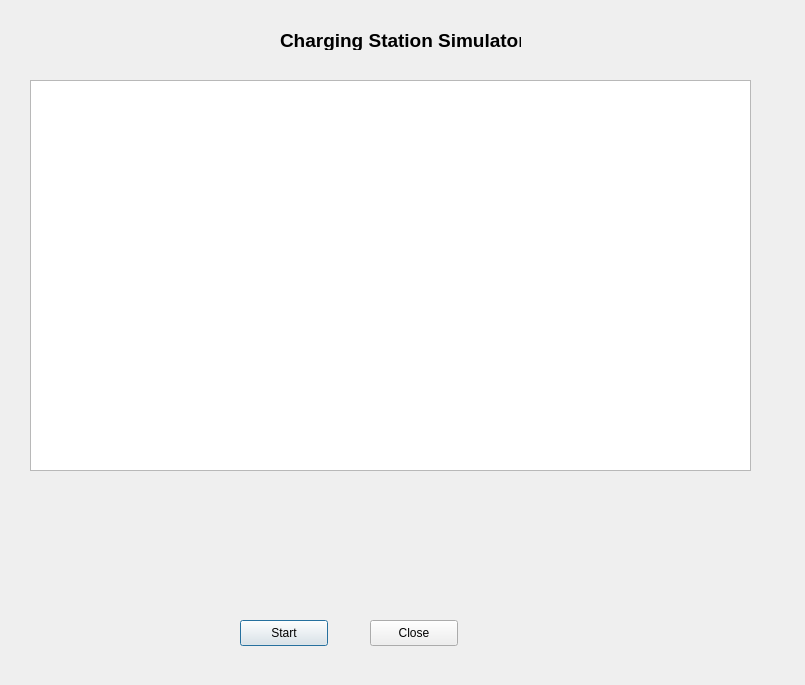
<?xml version="1.0" encoding="UTF-8"?>
<ui version="4.0">
 <class>DialogChargingStation</class>
 <widget class="QDialog" name="DialogChargingStation">
  <property name="geometry">
   <rect>
    <x>0</x>
    <y>0</y>
    <width>805</width>
    <height>685</height>
   </rect>
  </property>
  <property name="windowTitle">
   <string>Dialog</string>
  </property>
  <widget class="QPushButton" name="btnStart">
   <property name="geometry">
    <rect>
     <x>240</x>
     <y>620</y>
     <width>88</width>
     <height>26</height>
    </rect>
   </property>
   <property name="text">
    <string>Start</string>
   </property>
  </widget>
  <widget class="QPushButton" name="btnClose">
   <property name="geometry">
    <rect>
     <x>370</x>
     <y>620</y>
     <width>88</width>
     <height>26</height>
    </rect>
   </property>
   <property name="text">
    <string>Close</string>
   </property>
  </widget>
  <widget class="QTextBrowser" name="textBrowser">
   <property name="geometry">
    <rect>
     <x>30</x>
     <y>80</y>
     <width>721</width>
     <height>391</height>
    </rect>
   </property>
  </widget>
  <widget class="QLabel" name="label">
   <property name="geometry">
    <rect>
     <x>280</x>
     <y>30</y>
     <width>241</width>
     <height>20</height>
    </rect>
   </property>
   <property name="font">
    <font>
     <pointsize>14</pointsize>
     <bold>true</bold>
    </font>
   </property>
   <property name="text">
    <string>Charging Station Simulator</string>
   </property>
  </widget>
 </widget>
 <resources/>
 <connections/>
</ui>
